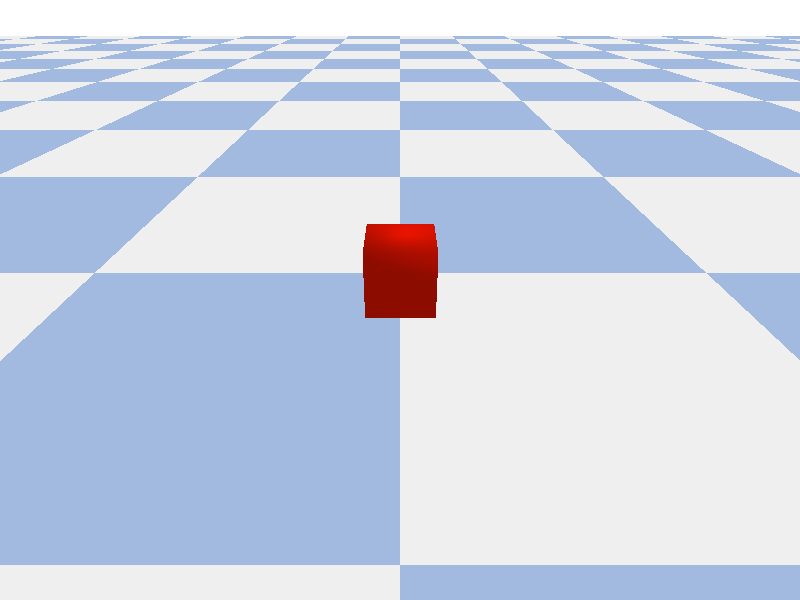
#> input picture screenshots/stage_1_validation.png, 800 x 600 px; its folder holds only this picture in this run
$ python analyze_screenshots.py
#> lines starting #> are read from the running program, lines starting #| are printed output that depends on the picture
"""Analyze PyBullet simulation screenshots for ground clearance validation."""
import sys
from pathlib import Path
from PIL import Image
import numpy as np

def analyze_screenshot(image_path, stage_name):
    """Analyze a single screenshot for object placement."""
#> called with stage_name = 'Stage 1: Single Object'
    print(f"\n{'='*60}")
    print(f"ANALYZING: {stage_name}")
    print(f"{'='*60}")

    img = Image.open(image_path)
#> img is the input picture: PIL image 800x600 RGB; mean R, G, B 203.2, 212.2, 229.6
    img_array = np.array(img)

    print(f"Image size: {img.size}")
#| Image size: (800, 600)
    print(f"Image mode: {img.mode}")
#| Image mode: RGB

    # Basic color analysis
    height, width = img_array.shape[:2]
#> height = 600; width = 800

    # Check bottom 20% of image for ground plane
    ground_region = img_array[int(height*0.8):, :]
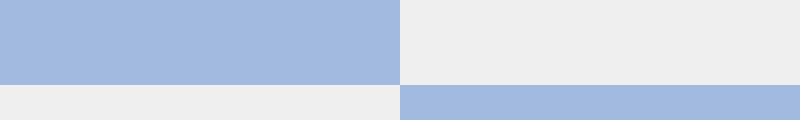
#> ground_region: shape (120, 800, 3); mean R, G, B 200.5, 212.5, 231.5

    # Check middle region for objects
    object_region = img_array[int(height*0.3):int(height*0.8), :]
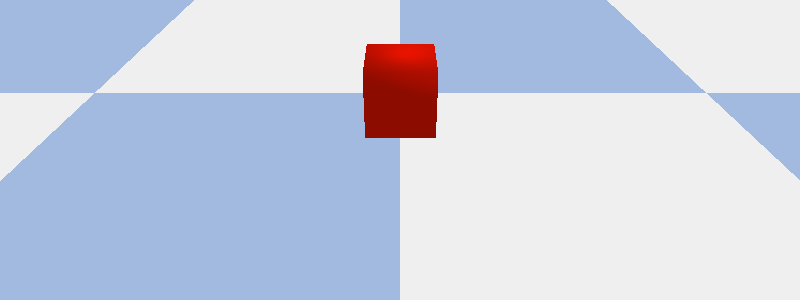
#> object_region: shape (300, 800, 3); mean R, G, B 199.4, 206.8, 224.9

    print(f"\nVisual inspection required:")
    print(f"- Check if objects have visible shadows/gaps below them")
    print(f"- Verify no objects are touching the ground plane")
    print(f"- Look for any object-object collisions")

    return img

def main():
    base_dir = Path(__file__).parent
    screenshots_dir = base_dir / "screenshots"

    stages = [
        ("stage_1_validation.png", "Stage 1: Single Object"),
        ("stage_2_validation.png", "Stage 2: Multiple Objects"),
        ("stage_3_validation.png", "Stage 3: Multiple Objects + Obstacles"),
    ]

    print("PYBULLET SIMULATION VALIDATION REPORT")
    print("="*60)

    for filename, stage_name in stages:
        image_path = screenshots_dir / filename
        if image_path.exists():
            analyze_screenshot(image_path, stage_name)
        else:
            print(f"\n[ERROR] {stage_name}: File not found - {image_path}")

    print("\n" + "="*60)
    print("MANUAL VALIDATION REQUIRED")
    print("="*60)
    print("\nPlease visually inspect the screenshots and verify:")
    print("1. ALL objects are floating with visible clearance")
    print("2. ALL obstacles (if any) are floating with visible clearance")
    print("3. No object-object or object-obstacle collisions")
    print("\nScreenshots location:")
    print(f"  {screenshots_dir.absolute()}")

if __name__ == "__main__":
    main()
